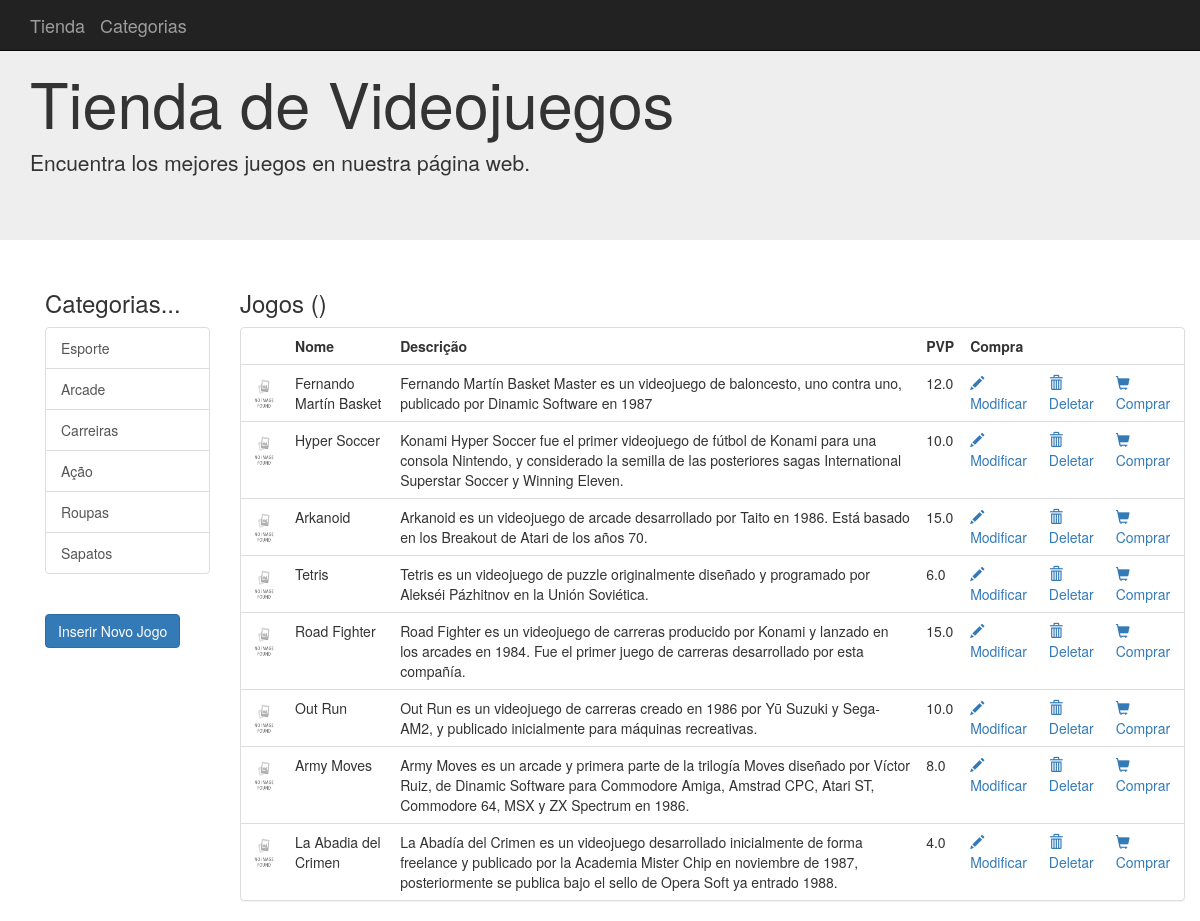
Before: / with the older database file.
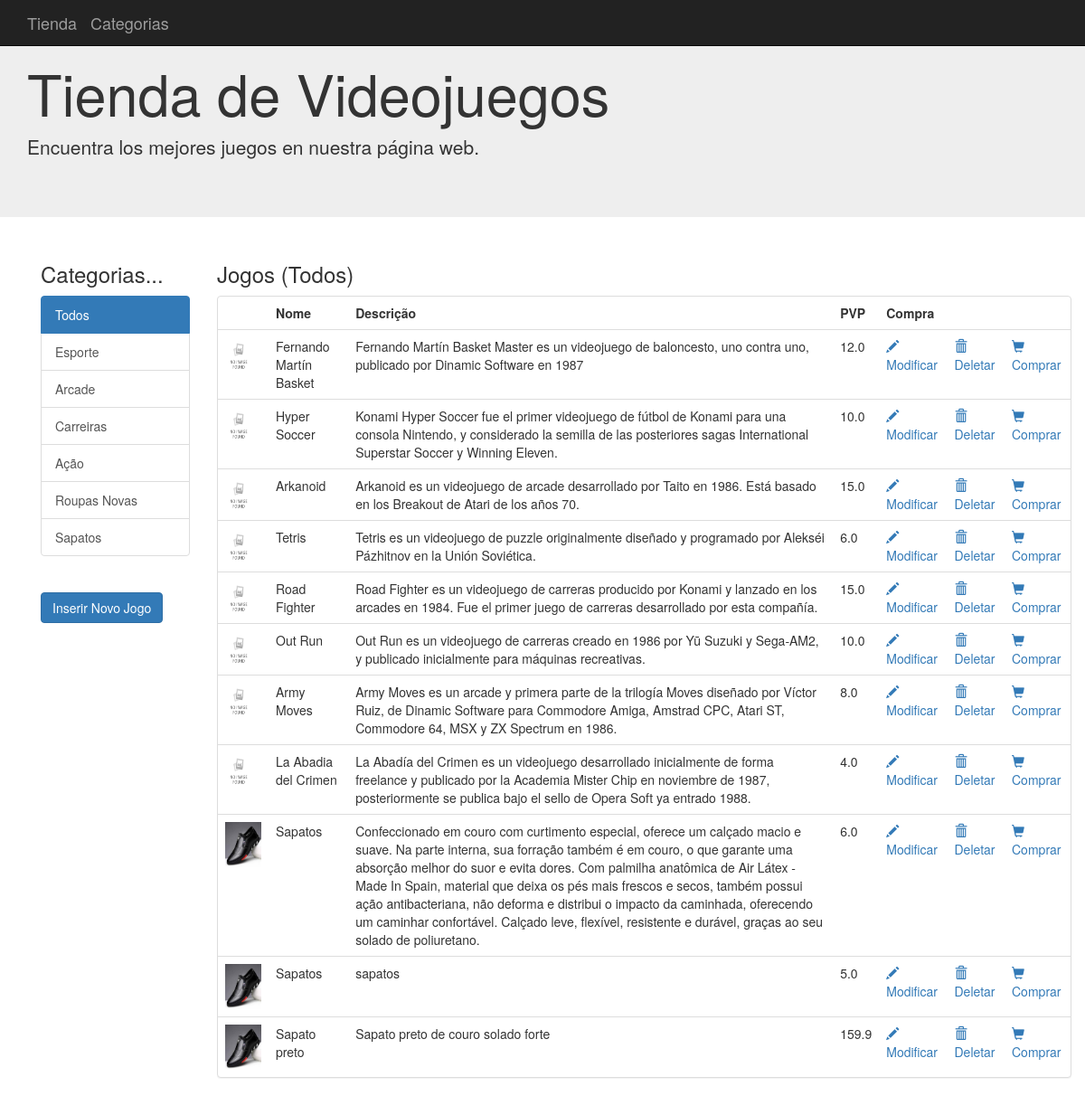
After: the same page with the newer database file.
### aplicacao/model.py (models this page shows, shortened)
class Categorias(db.Model):
    __tablename__ = 'categorias'
    id = Column(Integer, primary_key=True)
    nome = Column(String(100))
    artigos = relationship("Artigos", backref="Categorias", lazy='dynamic')

class Artigos(db.Model):
    __tablename__ = 'artigos'
    id = Column(Integer, primary_key=True)
    nome = Column(String(100), nullable=False)
    preco = Column(Float, default=0)
    iva = Column(Integer, default=21)
    descricao = Column(String(255))
    image = Column(String(255))
    stock = Column(Integer, default=0)
    CategoriaId = Column(Integer, ForeignKey('categorias.id'), nullable=False)
    categoria = relationship("Categorias", backref="Artigos")

### aplicacao/app.py (the view)
@app.route('/')
@app.route('/categoria/<id>')
def index(id = '0'):
    categoria = Categorias.query.get(id)
    if id == '0':
        artigos = Artigos.query.all()
    else:
        artigos = Artigos.query.filter_by(CategoriaId=id)
    categorias = Categorias.query.all()
    return render_template("index.html", artigos=artigos, categorias=categorias, categoria=categoria)

### aplicacao/templates/index.html (shortened to what this page needs)
    {% extends "base.html" %}
    {% block conteudo  %}
    <div class="container">
      <div class="row">
      <div class="col-md-2">
        <h3>Categorias...</h3>
        <div class="list-group">
          {% for cat in categorias %}
          {% if categoria.nome==cat.nome %}
            <a class="list-group-item active" href='{{url_for("index",id=cat.id)}}'>{{cat.nome}}</a>
          {% else %}
            <a class="list-group-item" href='{{url_for("index", id=cat.id)}}'>{{cat.nome}}</a>
          {% endif%}
          {% endfor %}
        </div>
        <br/>
        <a class="btn btn-primary" href="{{url_for('artigos_new')}}" role="button">Inserir Novo Jogo</a>
        <br/>
      </div>
     <div class="col-md-10">
        <h3>Jogos ({{categoria.nome}})</h3>
        <div class="panel panel-default">
            <table class="table table-hover">
                <tr>
                    <th></th>
                    <th>Nome</th>
                    <th>Descrição</th>
                    <th>PVP</th>
                    <th>Compra</th>
                </tr>
                {% for art in artigos %}
                <tr>
                    {% if art.image %}
                        <td><img style="width:40px; height:50px;" src="{{url_for('static', filename='img/')}}{{art.image}}"/></td>
                    {% else %}
                        <td><img style="width:30px; height:40px;" src="{{url_for('static',filename='img/not-found.jpg')}}"/>
                    {% endif %}
                    <td>{{ art.nome }}</td>
                    <td>{{art.descricao}}</td>
                    <td>{{art.preco}}</td>
                    <td><a href="{{url_for('artigos_edit',id=art.id)}}"><span class="glyphicon glyphicon-pencil"></span> Modificar</a></td>
                    <td><a href="{{url_for('artigos_delete',id=art.id)}}"><span class="glyphicon glyphicon-trash"></span> Deletar</a></td>
                    <td><a href="#"><span class="glyphicon glyphicon-shopping-cart" ></span> Comprar</a></td>
                </tr>
                {% endfor %}
            </table>
        </div>
     </div>
      </div>
    </div>
    {% endblock %}

### aplicacao/templates/base.html (shortened to what this page needs)
{% extends "bootstrap/base.html" %}
{% block navbar %}
<nav class="navbar navbar-inverse navbar-fixed-top">
      <div class="container">
        <div class="navbar-header">
          <a class="navbar-brand" href="/">Tienda</a>
          <a class="navbar-brand" href="{{url_for('categorias')}}">Categorias</a>
        </div>
      </div>
    </nav>
    <div class="jumbotron">
      <div class="container">
        <h1>Tienda de Videojuegos</h1>
        <p>Encuentra los mejores juegos en nuestra página web.</p>
      </div>
    </div>
{% endblock %}
{% block content %}
<div class="container-fluid">
  <div class="row">
  	<div class="container">
	    {% block conteudo %}{% endblock %}
  	</div>
</div>
{% endblock %}

Changed rows visible on the page:
added Categorias: nome "Todos"
changed Categorias: nome "Roupas" → "Roupas Novas"
added Artigos: image (picture), nome "Sapatos", descricao "Confeccionado em couro com curtimento especial, oferece um calçado macio e suave. Na parte interna, sua forração também é em couro, o que garante uma absorção melhor do suor e evita dores. Com palmilha anatômica de Air Látex - Made In Spain, material que deixa os pés mais frescos e secos, também possui ação antibacteriana, não deforma e distribui o impacto da caminhada, oferecendo um caminhar confortável. Calçado leve, flexível, resistente e durável, graças ao seu solado de poliuretano.", preco "6.0"
added Artigos: image (picture), nome "Sapatos", descricao "sapatos", preco "5.0"
added Artigos: image (picture), nome "Sapato preto", descricao "Sapato preto de couro solado forte", preco "159.9"
